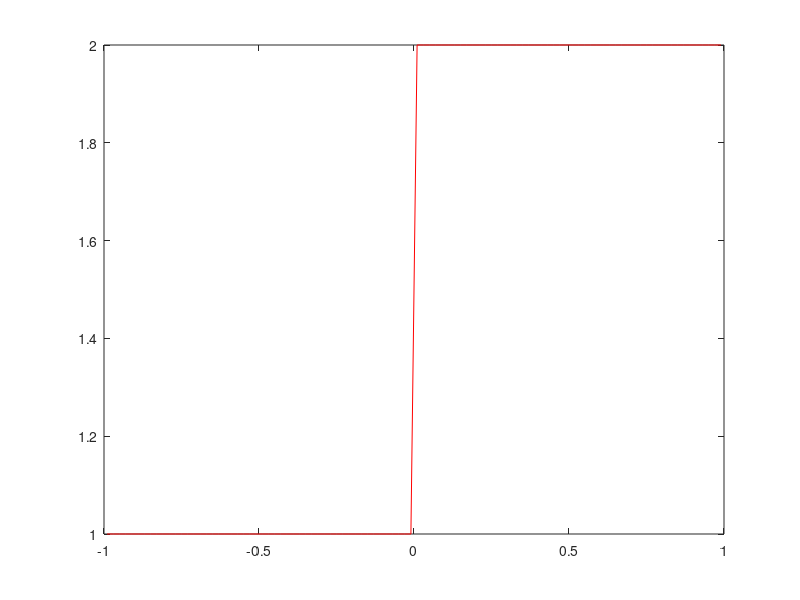

This chart was generated by the following MATLAB code: (Note: this script raises an error after producing the figure.)
clear all
close all
clc
% FV method for the solution of the PDE q_t+f_x=0 using Godunov flux

% Domain definition
xL = -1;
xR = 1;
time = 0; tend = 0.4;
% Number of nodes
IMAX = 100;
% Discretization space
dx = (xR-xL)/IMAX;
x = linspace(xL+dx/2,xR-dx/2,IMAX);
% Maximum number of time steps
NMAX = 100000;
% CFL
CFL = 0.9;

% Initial condition
qL = 1; qR= 2; % Initial states
q = zeros(IMAX,1); qnew = zeros(IMAX,1);
for i=1:IMAX
    if (x(i)<=0)
        q(i)=qL;
    else
        q(i) = qR;
    end
end
% Plot initial solution
plot(x,q,'r')

% Time loop 
for  n =1:NMAX
    % Compute time step
    amax = 0;
    for i=1:IMAX
        amax = max( amax, abs( a( q(i) ) ) );
    end
    dt = CFL*dx/amax;
    % Ensure exact tend
    if (time +dt > tend)
        dt = tend -time;
    end
    % Stop criteria
    if (time>=tend)
        break
    end    
    
    % FV method
    for  i = 1:IMAX
        if (i==1)
            qnew(i) = qL;
        elseif (i==IMAX)
            qnew(i) = qR;
        else
            % Godunov flux
            qGod =  ExactRiemannSolverNL(q(i),q(i+1),0);                      
            fp = f(qGod); % f_{i+1/2}
            
            qGod = ExactRiemannSolverNL(q(i-1),q(i),0);      
            fm = f(qGod); % f_{i-1/2}
            % Solution at n+1
            qnew(i) = q(i) -dt/dx*(fp-fm);
        end
    end
    % Overwrite solution
    q = qnew;
    % Update time step
    time = time+dt;
    % Plot
    plot(x,q,'ro')
    title(sprintf('Time %f',time))
    drawnow
end

% Plot exact solution
xe = linspace(xL,xR,10*IMAX);
for i=1:length(xe)
    xi = xe(i)/time;
    qe(i)= ExactRiemannSolverNL(qL,qR,xi);    
end
hold on
plot(xe,qe,'k-')
legend('Godunov','Exact solution')
hold off






